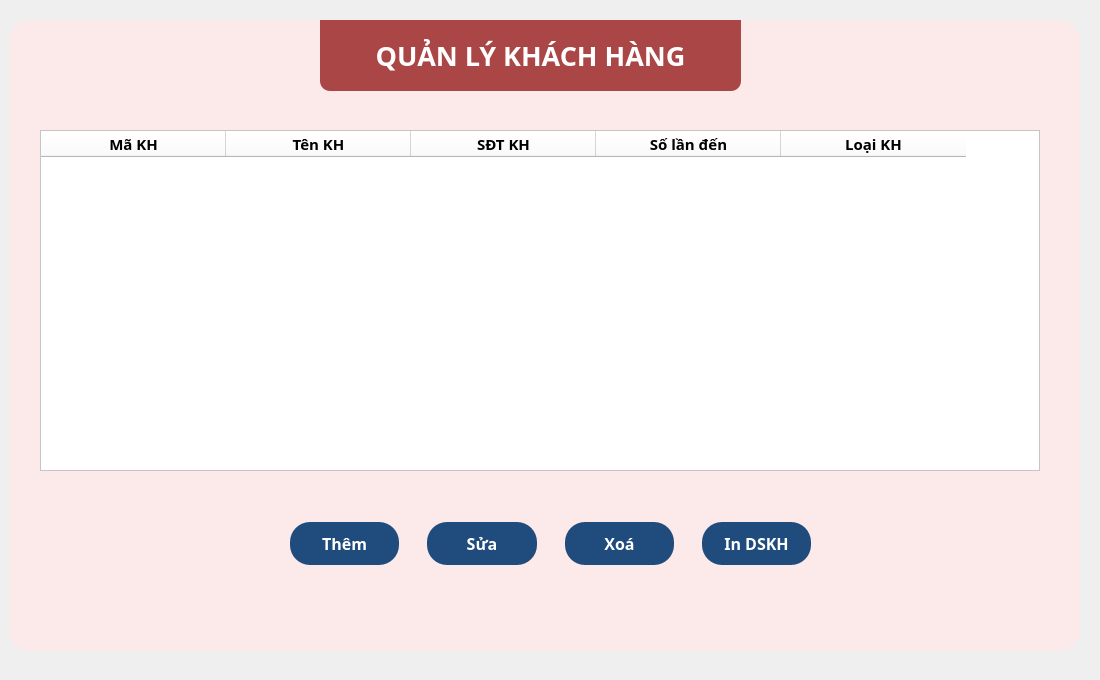
     <widget class="QWidget" name="khach_hang_page">
      <property name="styleSheet">
       <string notr="true">QPushButton{
	padding: 10 0 10 0;
	border-radius: 20;
	color: rgb(255, 255, 255);
	background-color: rgb(31, 76, 124);
}
QPushButton:hover{
	background-color: rgb(46, 123, 175);
}
QPushButton:pressed{
	background-color: rgb(10, 158, 69);
}</string>
      </property>
      <widget class="QWidget" name="widget_7" native="true">
       <property name="geometry">
        <rect>
         <x>0</x>
         <y>0</y>
         <width>1091</width>
         <height>671</height>
        </rect>
       </property>
       <property name="styleSheet">
        <string notr="true">border-image: url(:/img/Barbershop/background.png);</string>
       </property>
      </widget>
      <widget class="QLabel" name="label_16">
       <property name="geometry">
        <rect>
         <x>320</x>
         <y>20</y>
         <width>421</width>
         <height>71</height>
        </rect>
       </property>
       <property name="font">
        <font>
         <family>Noto Sans</family>
         <pointsize>20</pointsize>
         <weight>75</weight>
         <bold>true</bold>
        </font>
       </property>
       <property name="styleSheet">
        <string notr="true">color: rgb(255, 255, 255);
background-color: rgba(136, 0, 0, 70%);
border-radius: 0px;
border-bottom-left-radius: 10px;
border-bottom-right-radius: 10px;</string>
       </property>
       <property name="text">
        <string>QUẢN LÝ KHÁCH HÀNG</string>
       </property>
       <property name="alignment">
        <set>Qt::AlignCenter</set>
       </property>
      </widget>
      <widget class="QWidget" name="widget_8" native="true">
       <property name="geometry">
        <rect>
         <x>9</x>
         <y>20</y>
         <width>1071</width>
         <height>631</height>
        </rect>
       </property>
       <property name="styleSheet">
        <string notr="true">background-color: rgba(255, 233, 234, 83%);
border-radius: 20px;</string>
       </property>
      </widget>
      <widget class="QGroupBox" name="groupBox_5">
       <property name="geometry">
        <rect>
         <x>20</x>
         <y>110</y>
         <width>1041</width>
         <height>481</height>
        </rect>
       </property>
       <property name="font">
        <font>
         <family>Noto Sans</family>
         <pointsize>13</pointsize>
         <weight>75</weight>
         <bold>true</bold>
        </font>
       </property>
       <property name="styleSheet">
        <string notr="true">QGroupBox{
	color: rgb(136, 0, 0);
	border: 0px;
}
QLabel{
	color: rgb(31, 76, 124);
}</string>
       </property>
       <property name="title">
        <string/>
       </property>
       <widget class="QTableWidget" name="ds_kh_tablewidget">
        <property name="geometry">
         <rect>
          <x>20</x>
          <y>20</y>
          <width>1000</width>
          <height>341</height>
         </rect>
        </property>
        <property name="minimumSize">
         <size>
          <width>1000</width>
          <height>0</height>
         </size>
        </property>
        <property name="maximumSize">
         <size>
          <width>1000</width>
          <height>16777215</height>
         </size>
        </property>
        <property name="baseSize">
         <size>
          <width>600</width>
          <height>0</height>
         </size>
        </property>
        <property name="styleSheet">
         <string notr="true">background-color: rgb(255, 255, 255);</string>
        </property>
        <property name="editTriggers">
         <set>QAbstractItemView::SelectedClicked</set>
        </property>
        <property name="alternatingRowColors">
         <bool>true</bool>
        </property>
        <attribute name="horizontalHeaderDefaultSectionSize">
         <number>185</number>
        </attribute>
        <attribute name="horizontalHeaderHighlightSections">
         <bool>true</bool>
        </attribute>
        <attribute name="horizontalHeaderMinimumSectionSize">
         <number>100</number>
        </attribute>
        <attribute name="verticalHeaderDefaultSectionSize">
         <number>30</number>
        </attribute>
        <attribute name="verticalHeaderMinimumSectionSize">
         <number>30</number>
        </attribute>
        <column>
         <property name="text">
          <string>Mã KH</string>
         </property>
         <property name="font">
          <font>
           <family>Noto Sans</family>
           <pointsize>11</pointsize>
           <weight>75</weight>
           <bold>true</bold>
          </font>
         </property>
         <property name="textAlignment">
          <set>AlignCenter</set>
         </property>
        </column>
        <column>
         <property name="text">
          <string>Tên KH</string>
         </property>
         <property name="font">
          <font>
           <family>Noto Sans</family>
           <pointsize>11</pointsize>
           <weight>75</weight>
           <italic>false</italic>
           <bold>true</bold>
          </font>
         </property>
         <property name="textAlignment">
          <set>AlignCenter</set>
         </property>
        </column>
        <column>
         <property name="text">
          <string>SĐT KH</string>
         </property>
         <property name="font">
          <font>
           <family>Noto Sans</family>
           <pointsize>11</pointsize>
           <weight>75</weight>
           <italic>false</italic>
           <bold>true</bold>
          </font>
         </property>
         <property name="textAlignment">
          <set>AlignCenter</set>
         </property>
        </column>
        <column>
         <property name="text">
          <string>Số lần đến</string>
         </property>
         <property name="font">
          <font>
           <family>Noto Sans</family>
           <pointsize>11</pointsize>
           <weight>75</weight>
           <bold>true</bold>
          </font>
         </property>
         <property name="textAlignment">
          <set>AlignCenter</set>
         </property>
        </column>
        <column>
         <property name="text">
          <string>Loại KH</string>
         </property>
         <property name="font">
          <font>
           <family>Noto Sans</family>
           <pointsize>11</pointsize>
           <weight>75</weight>
           <bold>true</bold>
          </font>
         </property>
         <property name="textAlignment">
          <set>AlignCenter</set>
         </property>
        </column>
       </widget>
       <widget class="QWidget" name="layoutWidget_5">
        <property name="geometry">
         <rect>
          <x>260</x>
          <y>400</y>
          <width>541</width>
          <height>67</height>
         </rect>
        </property>
        <layout class="QHBoxLayout" name="horizontalLayout_4">
         <property name="spacing">
          <number>28</number>
         </property>
         <property name="leftMargin">
          <number>10</number>
         </property>
         <property name="topMargin">
          <number>10</number>
         </property>
         <property name="rightMargin">
          <number>10</number>
         </property>
         <property name="bottomMargin">
          <number>10</number>
         </property>
         <item>
          <widget class="QPushButton" name="them_kh_btn">
           <property name="minimumSize">
            <size>
             <width>0</width>
             <height>0</height>
            </size>
           </property>
           <property name="font">
            <font>
             <family>Noto Sans</family>
             <pointsize>12</pointsize>
             <weight>75</weight>
             <bold>true</bold>
            </font>
           </property>
           <property name="styleSheet">
            <string notr="true"/>
           </property>
           <property name="text">
            <string>Thêm</string>
           </property>
          </widget>
         </item>
         <item>
          <widget class="QPushButton" name="sua_kh_btn">
           <property name="minimumSize">
            <size>
             <width>0</width>
             <height>0</height>
            </size>
           </property>
           <property name="font">
            <font>
             <family>Noto Sans</family>
             <pointsize>12</pointsize>
             <weight>75</weight>
             <bold>true</bold>
            </font>
           </property>
           <property name="styleSheet">
            <string notr="true"/>
           </property>
           <property name="text">
            <string>Sửa</string>
           </property>
          </widget>
         </item>
         <item>
          <widget class="QPushButton" name="xoa_kh_btn">
           <property name="minimumSize">
            <size>
             <width>0</width>
             <height>0</height>
            </size>
           </property>
           <property name="font">
            <font>
             <family>Noto Sans</family>
             <pointsize>12</pointsize>
             <weight>75</weight>
             <bold>true</bold>
            </font>
           </property>
           <property name="styleSheet">
            <string notr="true"/>
           </property>
           <property name="text">
            <string>Xoá</string>
           </property>
          </widget>
         </item>
         <item>
          <widget class="QPushButton" name="in_kh_btn">
           <property name="minimumSize">
            <size>
             <width>0</width>
             <height>0</height>
            </size>
           </property>
           <property name="font">
            <font>
             <family>Noto Sans</family>
             <pointsize>12</pointsize>
             <weight>75</weight>
             <bold>true</bold>
            </font>
           </property>
           <property name="styleSheet">
            <string notr="true"/>
           </property>
           <property name="text">
            <string>In DSKH</string>
           </property>
          </widget>
         </item>
        </layout>
       </widget>
      </widget>
      <zorder>widget_7</zorder>
      <zorder>widget_8</zorder>
      <zorder>label_16</zorder>
      <zorder>groupBox_5</zorder>
     </widget>
